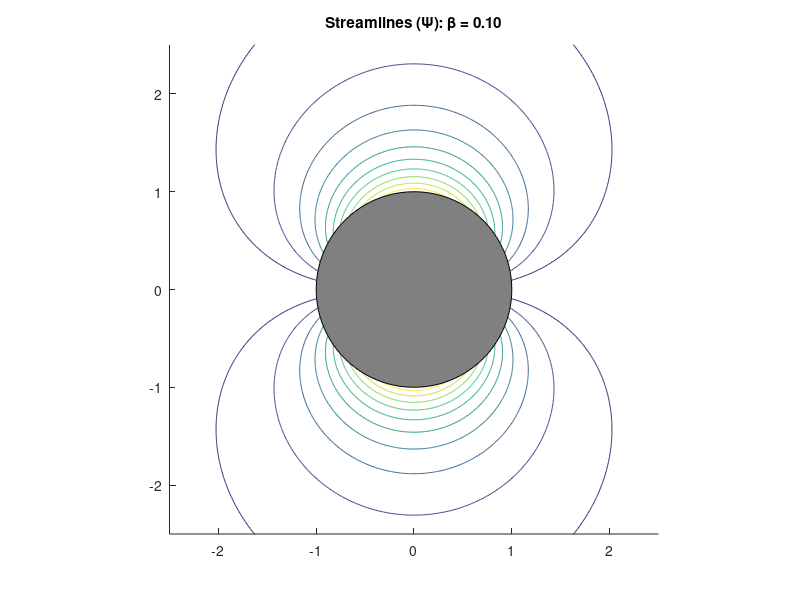

Write the MATLAB code that produced this figure.
clear all;
clf;

r = linspace(1, 10, 513);
t = linspace(0, pi, 513);
[R, T] = ndgrid(r, t);
beta = 0.1;

Du = 1;
zeta = 10;
U = beta * (Du*log(16) + zeta)/(1 + 2*Du);
Psi = U * 0.5 * (R.^(-2) - 0*R) .* sin(T);

z = Psi;
z(:, [1 end]) = 0;
x = R .* cos(T);
y = R .* sin(T);
c = linspace(-1, 1, 101)*beta*10;
hold on;
contour(x, y, z, c)
contour(x, -y, z, c)
t = linspace(0, 2*pi, 100);
fill(cos(t), sin(t), [1 1 1]*0.5)
axis([-1 1 -1 1]*2.5)
axis equal
title(sprintf('Streamlines (\\Psi): \\beta = %.2f', beta))
print('-depsc2', 'LinearStokes_Psi-uniformflow.eps')
